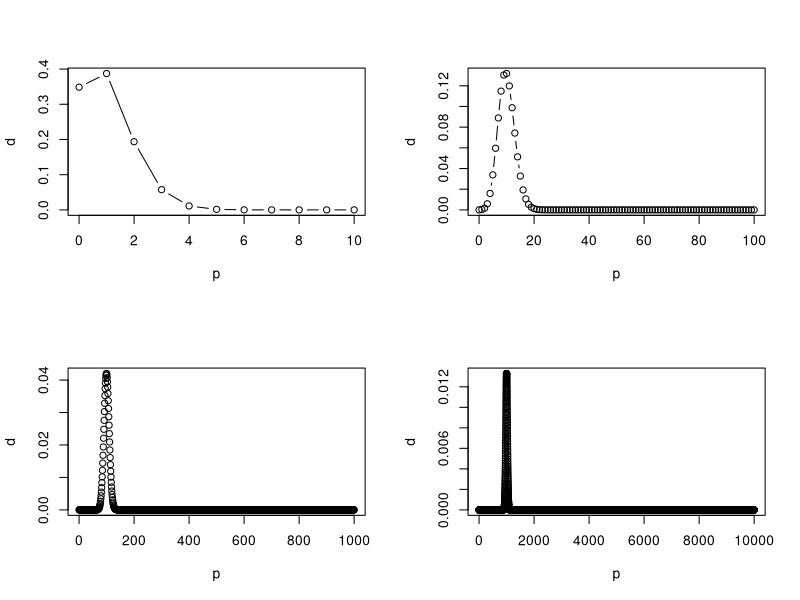
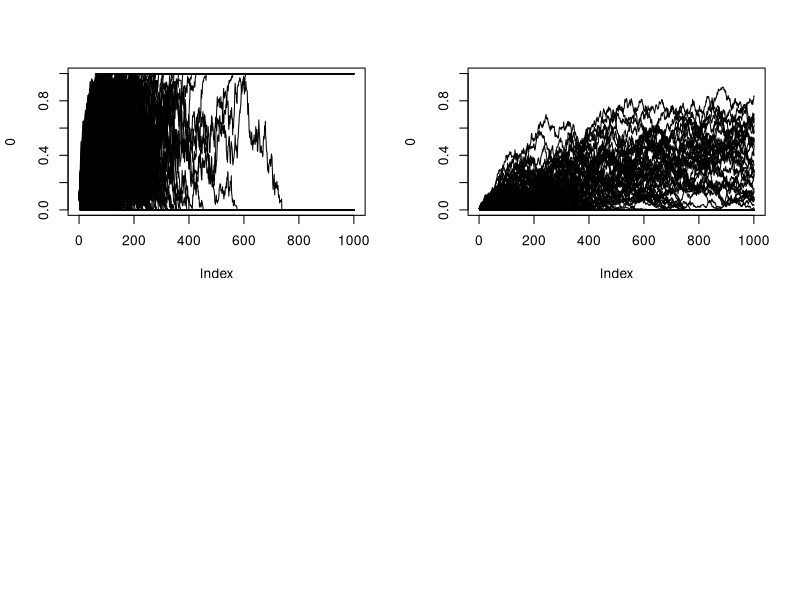

These figures' R source, in order:
# Q2 2N=100, f0=10/100=0.1

# a) f1=f0=0.1
dbinom(x=10,size=100,prob=0.1)

# b)f1=0
dbinom(x=0,size=100,prob=0.1)

# c)f1=1
dbinom(x=100,size=100,prob=0.1)

# d)f1<f0
pbinom(9,size=100,prob=0.1)

# e)f1>f0
1-pbinom(10,size=100,prob=0.1)

# Q3 plot prob distribution of Plot the probability distribution on the allele 
#frequency for a current allele frequency f=0.1 and 2N=10, 2N=100, 2N=1000 
#and 2N=10000. What is the effect of population size?
par(mfrow=c(2,2))
for(twoN in c(10, 100, 1000, 10000)){
  p <- 0:twoN
  d <- dbinom(p, size = twoN, prob = 0.1)
  plot(p, d, type = 'b')
}

# Simulating neutral allele frequency trajectories

# Q4 write a function simulateWF() that simulates a Wright-Fisher allele 
# frequency trajectory. The function should take the following arguments: 
  # initial allele frequency (f), 
  # population size (2N), 
  # number of generations (G). 
# The function should return the allele frequency (between 0 and 1) for each generation as a vector.
simulateWF <- function (twoN, f, G) {
  p <- numeric(G+1)
  p[1] <- f
  for(i in 1:G){
    p[i+1] <- rbinom(1, size = twoN, prob = p[i])/twoN
  }
  return(p)
}

# Q5 use the function simulateWF() to simulate 1000 trajectories with:
    # 2N=100 and f=0.1 for G= 1000 
  # and plot the results
trajectories <- replicate(1000, simulateWF(twoN = 100, f = 0.1, G = 1000))
plot(0, type='n', ylim=c(0,1), xlim=c(0, nrow(trajectories)))
invisible(apply(trajectories, 2, lines, type='l'))

print(paste("Allele was lost in", sum(trajectories[1000,] == 0), "/", ncol(trajectories), "cases."))


# Q6 Use your function simulateWF() to study fixation probability of a new 
# mutation under different population sizes (G) (ensure G is large enough).
twoN=100
trajectories <- replicate(1000, simulateWF(twoN = 1000, f = 1/twoN, G = 1000))
plot(0, type='n', ylim=c(0,1), xlim=c(0, nrow(trajectories)))
invisible(apply(trajectories, 2, lines, type='l'))

print(paste("Allele was fixed in", sum(trajectories[1000,] == 1), "/", ncol(trajectories), "cases."))

# Simulating selection and genetic drift

# Q7 Write a function simulateWFWithSelection() that simulates allele trajectories under both genetic drift and 
# viability selection. Similar to your function simulateWF() you wrote above, it should take as input:
    #i) the population size 2N, 
    #ii) the initial allele frequency f, 
    #iii) the number G of generations to simulate and 
    #iv) also a vector v of viabilities for the genotypes AA, Aa and aa.
# It should then return the allele frequency (between 0 and 1) for each generation as a vector. 
# In each generation, your function should apply selection to alter the allele frequency,
# and then use binomial sampling to simulate genetic drift in that modified allele frequency.
simulateWFWithSelection <- function(twoN, f, G, v){
  p <- numeric(G + 1)
  p[1] <- f
  for(i in 1:G){
    # selection
    fA <- p[i]
    fa <- 1-fA
    fPrime <- (v[1]*fA*fA + v[2]*fA*fa)/(v[1]*fA*fA + v[2]*2*fA*fa + v[3]*fa*fa);
    # drift
    p[i+1] <- rbinom(1, size = twoN, prob = fPrime) / twoN
  }
  return(p)
}

# Q8 Use your function simulateWFWithSelection() to simulate 1000 trajectories with:
    # 2N=100,  
    #f=0.1  
    # genic selection with viabilities v=(1,1−s,(1−s)2) for G=1000 and plot them in one plot. 
# Start with s=0.01. 
